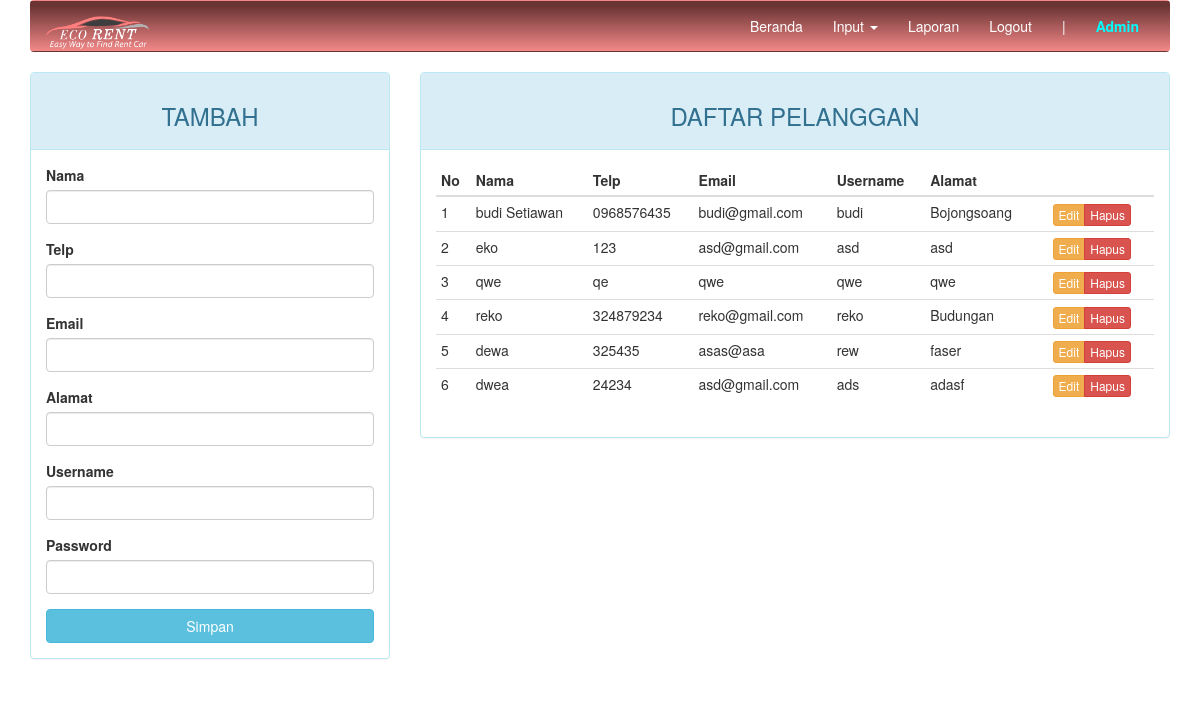
The page /admin/index.php?page=pelanggan (signed in) on the database its author committed.
### tables this page shows
CREATE TABLE `pelanggan` (
  `id_pelanggan` int(11) NOT NULL,
  `nama` varchar(30) NOT NULL,
  `email` varchar(30) NOT NULL,
  `no_telp` char(12) NOT NULL,
  `alamat` varchar(50) DEFAULT NULL,
  `username` varchar(10) NOT NULL,
  `password` varchar(50) NOT NULL,
  `isActive` int(1) NOT NULL
);

### admin/page/pelanggan.php (the view, shortened to what this page needs)
<?php
$update = (isset($_GET['action']) AND $_GET['action'] == 'update') ? true : false;
?>
<div class="row">
	<div class="col-md-4 hidden-print">
		<div class="panel panel-<?= ($update) ? "warning" : "info" ?>">
			<div class="panel-heading"><h3 class="text-center"><?= ($update) ? "EDIT" : "TAMBAH" ?></h3></div>
			<div class="panel-body">
				<form action="<?=$_SERVER['REQUEST_URI']?>" method="POST">
					<div class="form-group">
						<label for="nama">Nama</label>
						<input type="text" name="nama" class="form-control" <?= (!$update) ?: 'value="'.$row["nama"].'"' ?>>
					</div>
					<div class="form-group">
						<label for="no_telp">Telp</label>
						<input type="text" name="no_telp" class="form-control" <?= (!$update) ?: 'value="'.$row["no_telp"].'"' ?>>
					</div>
					<div class="form-group">
						<label for="email">Email</label>
						<input type="text" name="email" class="form-control" <?= (!$update) ?: 'value="'.$row["email"].'"' ?>>
					</div>
					<div class="form-group">
						<label for="alamat">Alamat</label>
						<input type="text" name="alamat" class="form-control" <?= (!$update) ?: 'value="'.$row["alamat"].'"' ?>>
					</div>
					<div class="form-group">
						<label for="username">Username</label>
						<input type="text" name="username" class="form-control" <?= (!$update) ?: 'value="'.$row["username"].'"' ?>>
					</div>
					<div class="form-group">
						<label for="password">Password</label>
						<input type="password" name="password" class="form-control">
					</div>
					<button type="submit" class="btn btn-<?= ($update) ? "warning" : "info" ?> btn-block">Simpan</button>
				</form>
			</div>
		</div>
	</div>
	<div class="col-md-8">
		<div class="panel panel-info">
			<div class="panel-heading"><h3 class="text-center">DAFTAR PELANGGAN</h3></div>
			<div class="panel-body">
				<table class="table table-condensed">
					<thead>
						<tr>
							<th>No</th>
							<th>Nama</th>
							<th>Telp</th>
							<th>Email</th>
							<th>Username</th>
							<th>Alamat</th>
							<th></th>
							<th class="hidden-print"></th>
						</tr>
					</thead>
					<tbody>
						<?php $no = 1; ?>
						<?php if ($query = $connection->query("SELECT * FROM pelanggan WHERE isActive=1")): ?>
							<?php while($row = $query->fetch_assoc()): ?>
								<tr>
									<td><?=$no++?></td>
									<td><?=$row['nama']?></td>
									<td><?=$row['no_telp']?></td>
									<td><?=$row['email']?></td>
									<td><?=$row['username']?></td>
									<td><?=$row['alamat']?></td>
									<td>
										<td class="hidden-print">
											<div class="btn-group">
												<a href="?page=pelanggan&action=update&key=<?=$row['id_pelanggan']?>" class="btn btn-warning btn-xs">Edit</a>
												<a href="?page=pelanggan&action=delete&key=<?=$row['id_pelanggan']?>" class="btn btn-danger btn-xs">Hapus</a>
											</div>
										</td>
									</tr>
								<?php endwhile ?>
							<?php endif ?>
						</tbody>
					</table>
				</div>
			</div>
		</div>
	</div>

### admin/index.php (style rules this page uses)
a { color: white; }

### rows shown on the page
pelanggan: nama "budi Setiawan", no_telp "0968576435", email "budi@gmail.com", username "budi", alamat "Bojongsoang"
pelanggan: nama "eko", no_telp "123", email "asd@gmail.com", username "asd", alamat "asd"
pelanggan: nama "qwe", no_telp "qe", email "qwe", username "qwe", alamat "qwe"
pelanggan: nama "reko", no_telp "324879234", email "reko@gmail.com", username "reko", alamat "Budungan"
pelanggan: nama "dewa", no_telp "325435", email "asas@asa", username "rew", alamat "faser"
pelanggan: nama "dwea", no_telp "24234", email "asd@gmail.com", username "ads", alamat "adasf"

### other values the page prints
$_SESSION["admin"]["nama"] "Admin"
